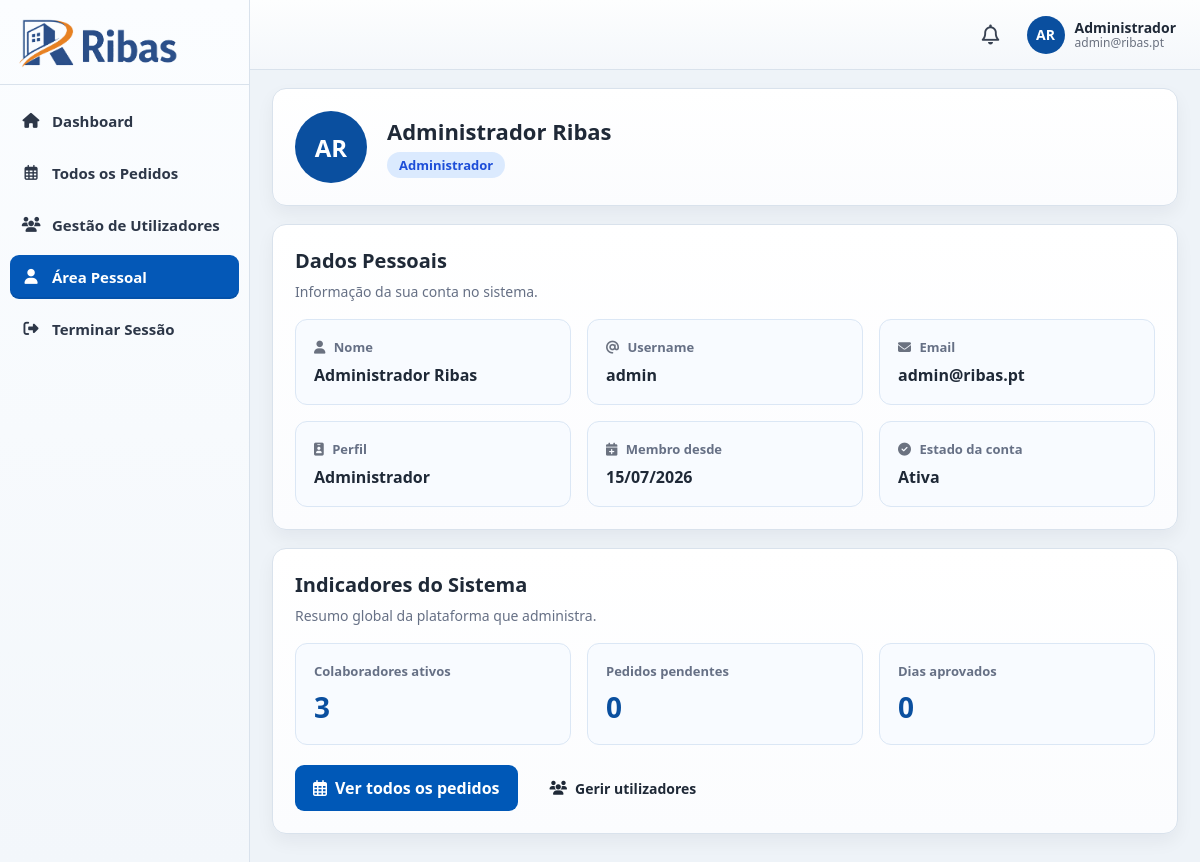
/admin/perfil.php (signed in), run on the app's committed database.
### tables this page shows
CREATE TABLE IF NOT EXISTS utilizadores (
    id INT UNSIGNED AUTO_INCREMENT PRIMARY KEY,
    nome VARCHAR(150) NOT NULL,
    username VARCHAR(80) NOT NULL UNIQUE,
    email VARCHAR(150) NOT NULL UNIQUE,
    password VARCHAR(255) NOT NULL,
    perfil ENUM('admin', 'responsavel', 'colaborador') NOT NULL,
    ativo TINYINT(1) NOT NULL DEFAULT 1,
    criado_em TIMESTAMP NOT NULL DEFAULT CURRENT_TIMESTAMP
);

### includes/functions.php (called while the page is built, shortened)
<?php
function getCurrentUserId(): int
{
    return (int) ($_SESSION['user_id'] ?? 0);
}
function getUserInitials(string $nome): string
{
    $partes = preg_split('/\s+/', trim($nome));
    $iniciais = '';
    foreach (array_slice($partes, 0, 2) as $parte) {
        $iniciais .= strtoupper(substr($parte, 0, 1));
    }
    return $iniciais !== '' ? $iniciais : '--';
}
function e(string $value): string
{
    return htmlspecialchars($value, ENT_QUOTES, 'UTF-8');
}

### includes/ferias.php (called while the page is built, shortened)
<?php
require_once __DIR__ . '/functions.php';
function obterResumoAdmin(PDO $pdo): array
{
    $resumoUtilizadores = $pdo->query(
        "SELECT
            COUNT(*) AS total_ativos,
            SUM(CASE WHEN perfil = 'admin' AND ativo = 1 THEN 1 ELSE 0 END) AS admins_ativos,
            SUM(CASE WHEN perfil = 'responsavel' AND ativo = 1 THEN 1 ELSE 0 END) AS responsaveis_ativos,
            SUM(CASE WHEN perfil = 'colaborador' AND ativo = 1 THEN 1 ELSE 0 END) AS colaboradores_ativos
         FROM utilizadores"
    )->fetch() ?: [];
    $resumoPedidos = $pdo->query(
        "SELECT
            COUNT(*) AS total_pedidos,
            SUM(CASE WHEN estado = 'PENDENTE' THEN 1 ELSE 0 END) AS pedidos_pendentes,
            SUM(CASE WHEN estado = 'APROVADO' THEN dias_uteis ELSE 0 END) AS dias_aprovados
         FROM pedidos_ferias"
    )->fetch() ?: [];
    return [
        'total_ativos' => (int) ($resumoUtilizadores['total_ativos'] ?? 0),
        'admins_ativos' => (int) ($resumoUtilizadores['admins_ativos'] ?? 0),
        'responsaveis_ativos' => (int) ($resumoUtilizadores['responsaveis_ativos'] ?? 0),
        'colaboradores_ativos' => (int) ($resumoUtilizadores['colaboradores_ativos'] ?? 0),
        'total_pedidos' => (int) ($resumoPedidos['total_pedidos'] ?? 0),
        'pedidos_pendentes' => (int) ($resumoPedidos['pedidos_pendentes'] ?? 0),
        'dias_aprovados' => (int) ($resumoPedidos['dias_aprovados'] ?? 0),
    ];
}
function formatarDataInterface(?string $data): string
{
    $objeto = DateTimeImmutable::createFromFormat('Y-m-d', substr($data, 0, 10));
    return $objeto->format('d/m/Y');
}
function traduzirPerfil(string $perfil): string
{
    return match ($perfil) {
        'admin' => 'Administrador',
        'responsavel' => 'Responsável',
        'colaborador' => 'Colaborador',
        default => $perfil,
    };
}
function obterDadosColaborador(PDO $pdo, int $colaboradorId): ?array
{
    $stmt = $pdo->prepare(
        "SELECT id, nome, username, email, perfil, ativo, criado_em
         FROM utilizadores
         WHERE id = :id
         LIMIT 1"
    );
    $stmt->execute(['id' => $colaboradorId]);
    $utilizador = $stmt->fetch();
    return $utilizador ?: null;
}

### admin/perfil.php (the view, shortened to what this page needs)
<?php
require_once '../includes/auth.php';
require_once '../includes/ferias.php';
$userId = getCurrentUserId();
$nome = $_SESSION['nome'] ?? 'Administrador';
$email = $_SESSION['email'] ?? '';
$utilizador = obterDadosColaborador($pdo, $userId);
$resumo = obterResumoAdmin($pdo);
?>
<!DOCTYPE html>
<html lang="pt">
<head>
    <link rel="stylesheet" href="../assets/css/style.css">
    <link rel="stylesheet" href="https://cdnjs.cloudflare.com/ajax/libs/font-awesome/6.5.2/css/all.min.css">
</head>
<body class="dashboard-page">
<div class="admin-layout">
    <aside class="admin-sidebar">
        <div class="sidebar-top">
            <img src="../assets/img/ribas-logo.png" alt="Ribas" class="sidebar-logo">
        </div>
        <nav class="sidebar-menu">
            <a href="dashboard.php" class="sidebar-link">
                <span class="sidebar-icon"><i class="fa-solid fa-house"></i></span>
                <span>Dashboard</span>
            </a>
            <a href="pedidos.php" class="sidebar-link">
                <span class="sidebar-icon"><i class="fa-regular fa-calendar-days"></i></span>
                <span>Todos os Pedidos</span>
            </a>
            <a href="register.php" class="sidebar-link">
                <span class="sidebar-icon"><i class="fa-solid fa-users"></i></span>
                <span>Gestão de Utilizadores</span>
            </a>
            <a href="perfil.php" class="sidebar-link active">
                <span class="sidebar-icon"><i class="fa-solid fa-user"></i></span>
                <span>Área Pessoal</span>
            </a>
            <a href="../auth/logout.php" class="sidebar-link">
                <span class="sidebar-icon"><i class="fa-solid fa-right-from-bracket"></i></span>
                <span>Terminar Sessão</span>
            </a>
        </nav>
    </aside>
    <div class="admin-main">
        <header class="admin-topbar">
            <div class="topbar-right">
                <?php include '../includes/notif_bell.php'; ?>
                <div class="admin-userbox">
                    <div class="admin-avatar"><?= e(getUserInitials($nome)) ?></div>
                    <div class="admin-userinfo">
                        <strong>Administrador</strong>
                        <span><?= e($email) ?></span>
                    </div>
                </div>
            </div>
        </header>
        <main class="admin-content">
            <section class="page-card">
                <div class="perfil-header">
                    <div class="perfil-avatar"><?= e(getUserInitials($utilizador['nome'] ?? $nome)) ?></div>
                    <div class="perfil-header-info">
                        <h2><?= e($utilizador['nome'] ?? $nome) ?></h2>
                        <span class="perfil-role-badge"><?= e(traduzirPerfil($utilizador['perfil'] ?? 'admin')) ?></span>
                    </div>
                </div>
            </section>
            <section class="page-card section-spacing">
                <h2>Dados Pessoais</h2>
                <p>Informação da sua conta no sistema.</p>
                <div class="info-grid perfil-info-grid">
                    <div class="info-tile">
                        <span class="info-label"><i class="fa-solid fa-user"></i> Nome</span>
                        <strong><?= e($utilizador['nome'] ?? '-') ?></strong>
                    </div>
                    <div class="info-tile">
                        <span class="info-label"><i class="fa-solid fa-at"></i> Username</span>
                        <strong><?= e($utilizador['username'] ?? '-') ?></strong>
                    </div>
                    <div class="info-tile">
                        <span class="info-label"><i class="fa-solid fa-envelope"></i> Email</span>
                        <strong><?= e($utilizador['email'] ?? '-') ?></strong>
                    </div>
                    <div class="info-tile">
                        <span class="info-label"><i class="fa-solid fa-id-badge"></i> Perfil</span>
                        <strong><?= e(traduzirPerfil($utilizador['perfil'] ?? 'admin')) ?></strong>
                    </div>
                    <div class="info-tile">
                        <span class="info-label"><i class="fa-solid fa-calendar-plus"></i> Membro desde</span>
                        <strong><?= e(formatarDataInterface($utilizador['criado_em'] ?? null)) ?></strong>
                    </div>
                    <div class="info-tile">
                        <span class="info-label"><i class="fa-solid fa-circle-check"></i> Estado da conta</span>
                        <strong><?= ((int) ($utilizador['ativo'] ?? 0)) === 1 ? 'Ativa' : 'Inativa' ?></strong>
                    </div>
                </div>
            </section>
            <section class="page-card section-spacing">
                <h2>Indicadores do Sistema</h2>
                <p>Resumo global da plataforma que administra.</p>
                <div class="stats-grid">
                    <div class="stat-card">
                        <span class="stat-label">Colaboradores ativos</span>
                        <strong class="stat-value"><?= e((string) $resumo['colaboradores_ativos']) ?></strong>
                    </div>
                    <div class="stat-card">
                        <span class="stat-label">Pedidos pendentes</span>
                        <strong class="stat-value"><?= e((string) $resumo['pedidos_pendentes']) ?></strong>
                    </div>
                    <div class="stat-card">
                        <span class="stat-label">Dias aprovados</span>
                        <strong class="stat-value"><?= e((string) $resumo['dias_aprovados']) ?></strong>
                    </div>
                </div>
                <div class="perfil-actions">
                    <a href="pedidos.php" class="primary-btn">
                        <i class="fa-regular fa-calendar-days"></i> Ver todos os pedidos
                    </a>
                    <a href="register.php" class="secondary-btn">
                        <i class="fa-solid fa-users"></i> Gerir utilizadores
                    </a>
                </div>
            </section>
        </main>
    </div>
</div>
</body>
</html>

### data on the page
utilizadores: nome "AR", nome "Administrador Ribas", perfil "Administrador", username "admin", email "admin@ribas.pt", criado_em "15/07/2026"

### other printed values
getUserInitials($nome) "AR"
$email "admin@ribas.pt"
$resumo['colaboradores_ativos'] "3"
$resumo['pedidos_pendentes'] "0"
$resumo['dias_aprovados'] "0"
